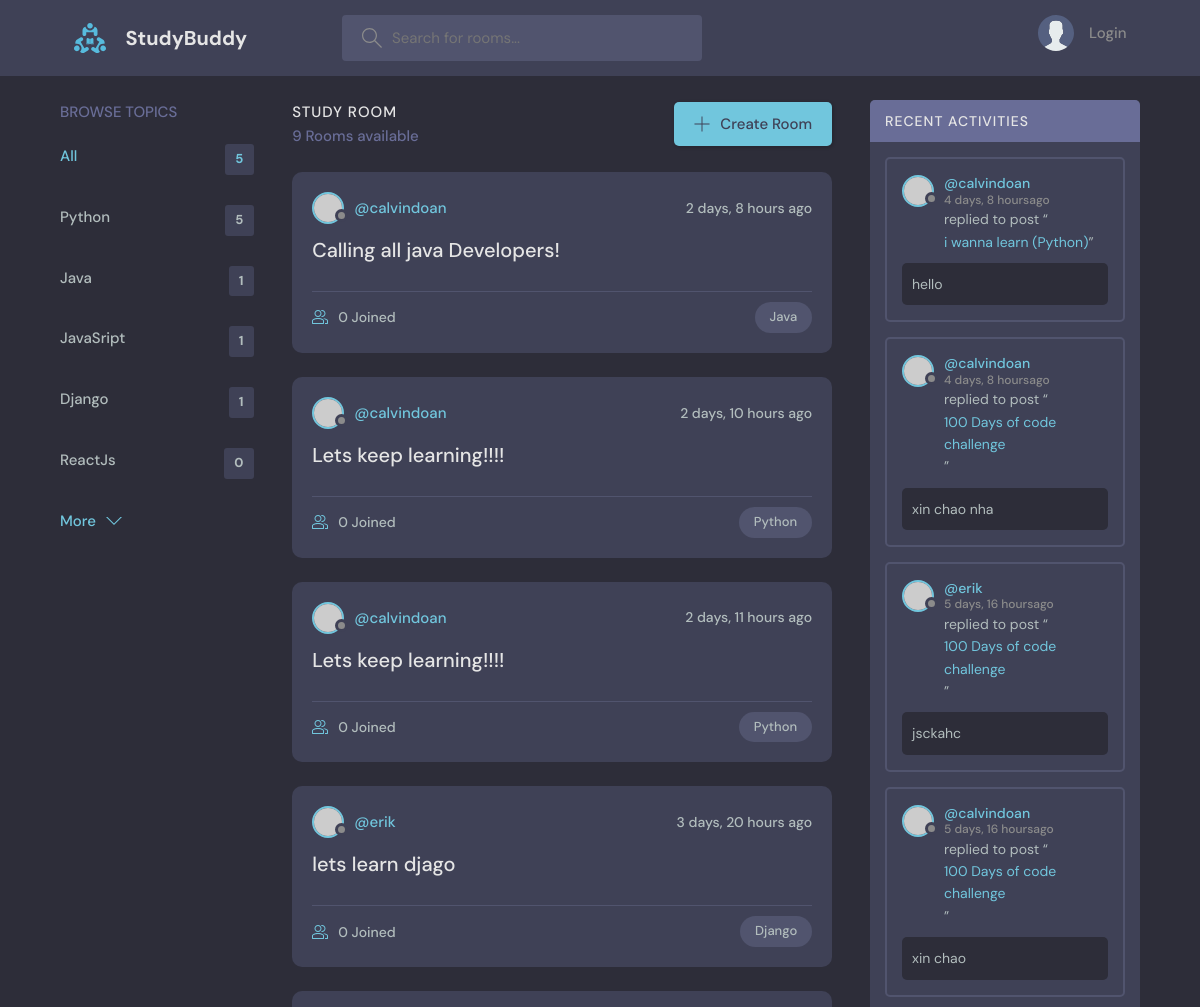
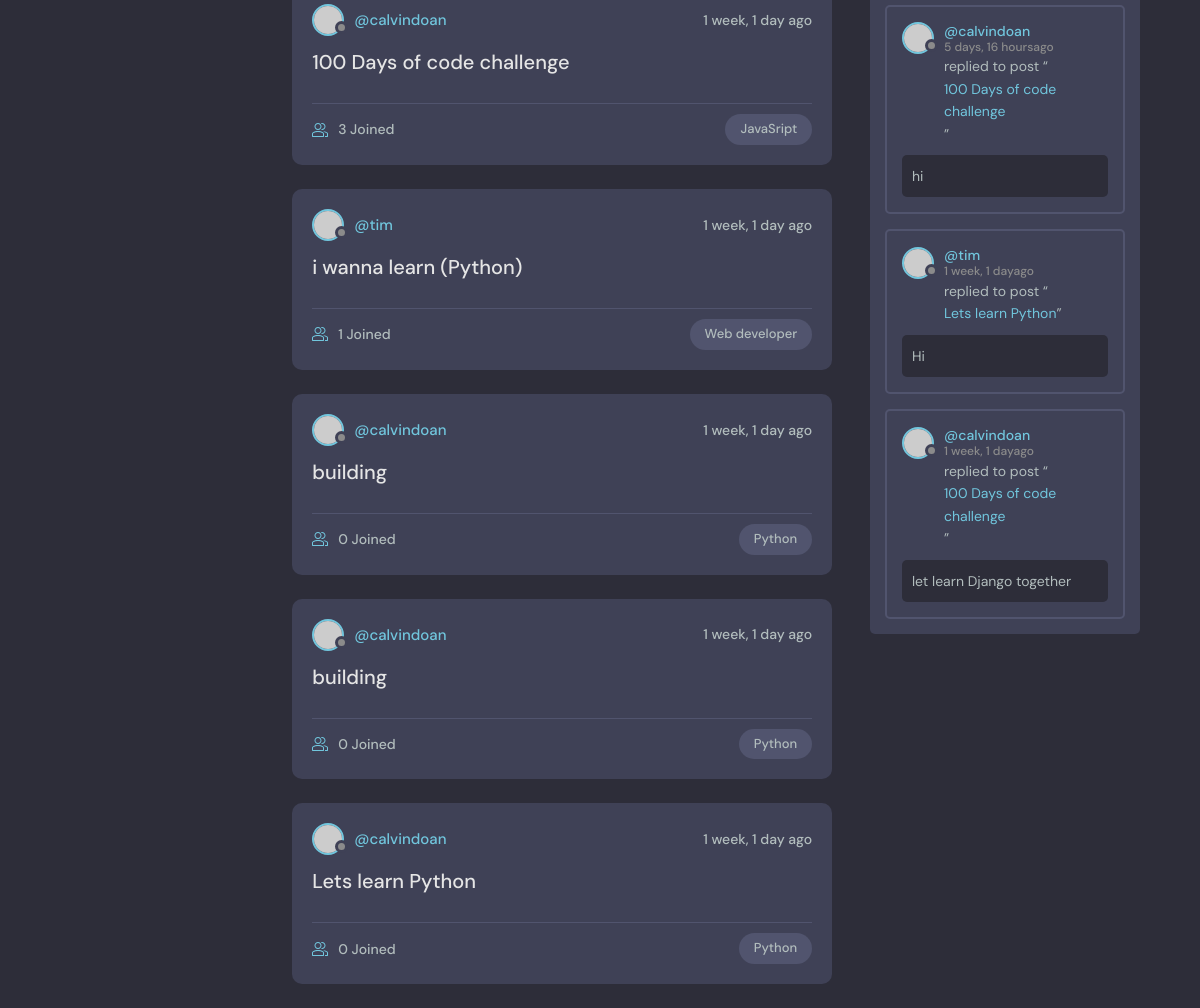
Before: / with the older database file (2 pictures, top to bottom).
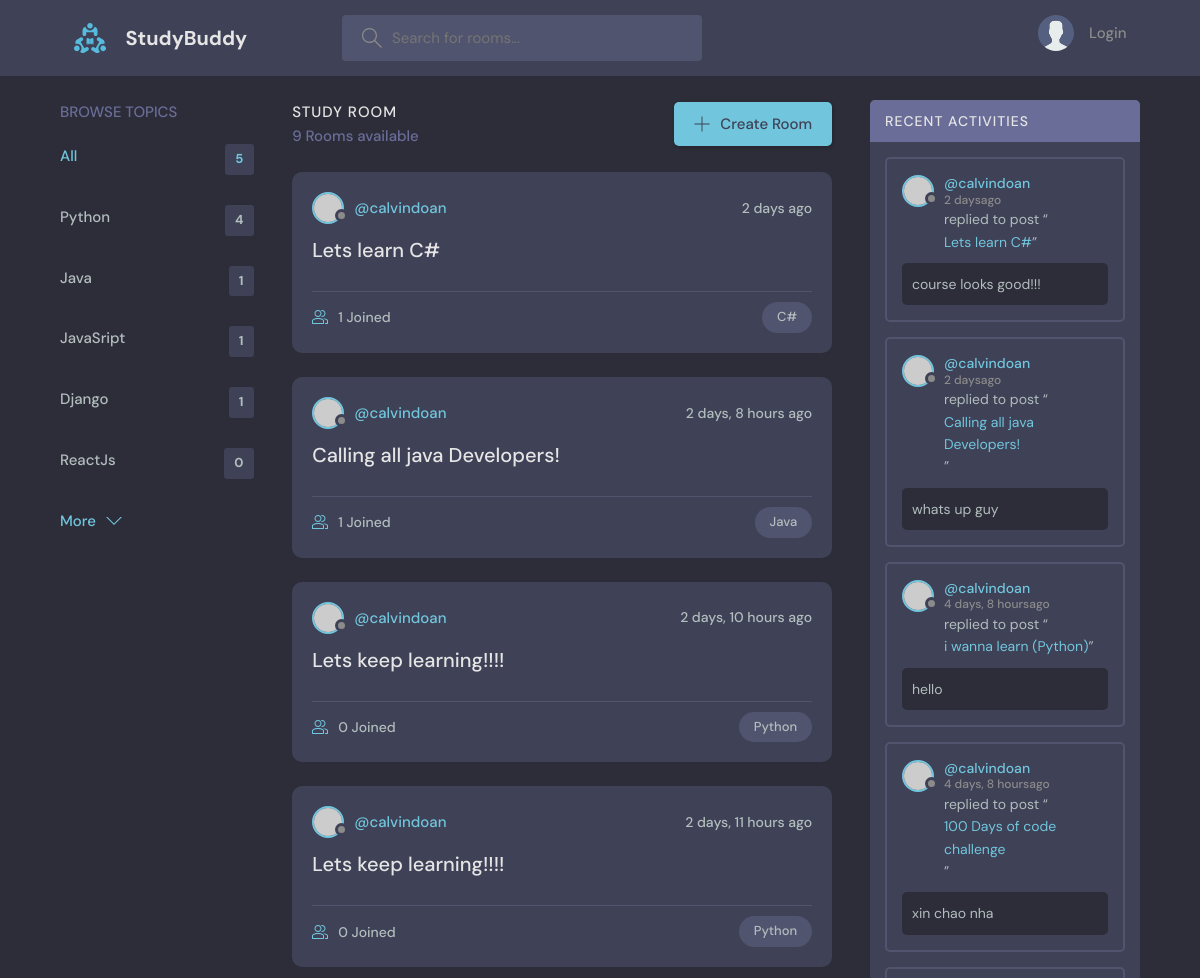
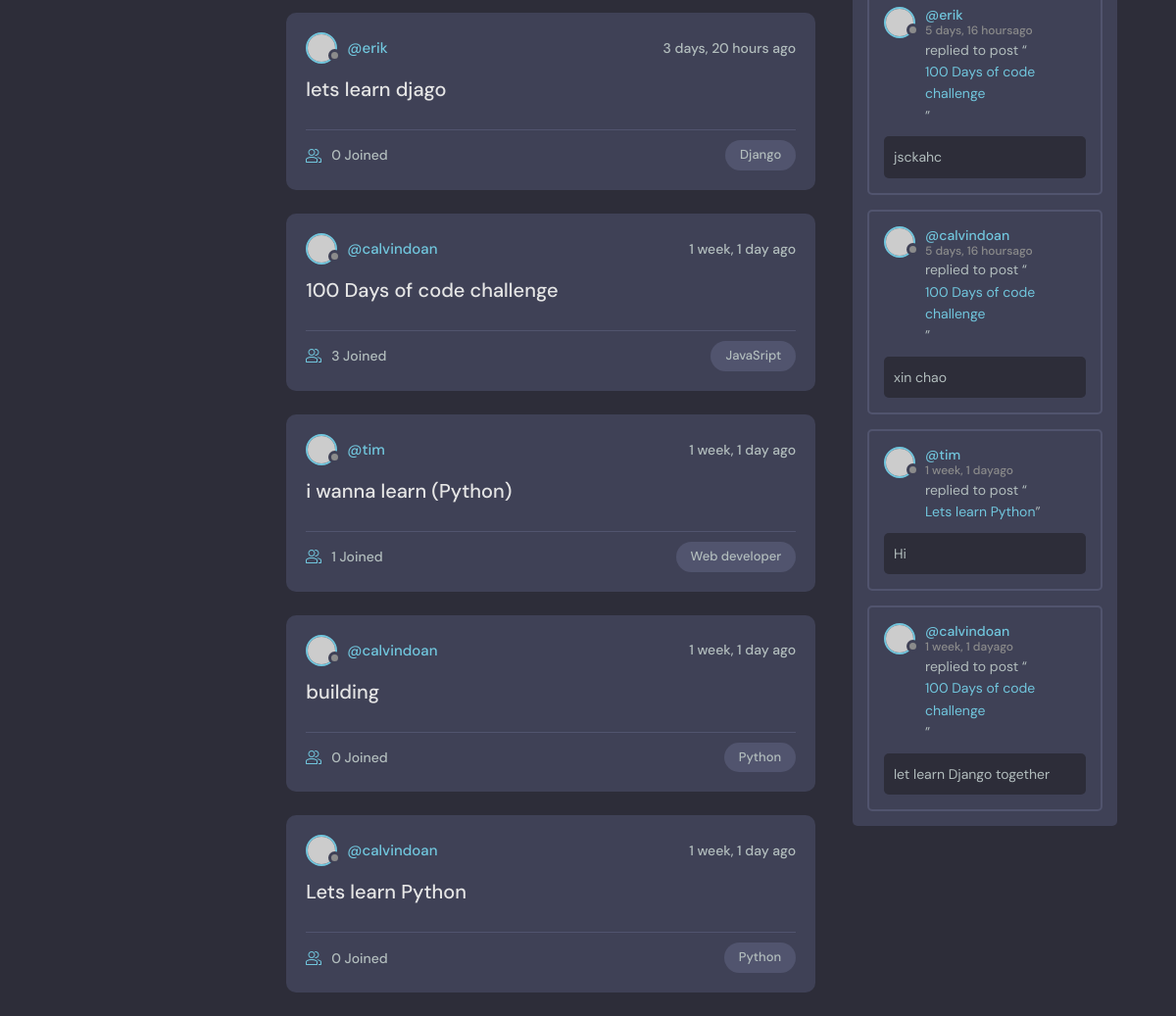
After: the same page with the newer database file (2 pictures, top to bottom).
### base/models.py (models this page shows, shortened)
class Topic(models.Model):
    name = models.CharField(max_length=200)

class Room(models.Model):
    host = models.ForeignKey(User, on_delete=models.SET_NULL, null=True)
    topic = models.ForeignKey(Topic , on_delete=models.SET_NULL, null=True)
    name = models.CharField(max_length=200)
    description = models.TextField(null=True, blank=True)
    participants = models.ManyToManyField(User, related_name='participants', blank=True)
    created = models.DateTimeField(auto_now_add=True) # created object time
    updated = models.DateTimeField(auto_now=True) # updating the time after update object
    class Meta:
        ordering = ['-updated', '-created']

class Message(models.Model):
    user = models.ForeignKey(User, on_delete=models.CASCADE)
    room = models.ForeignKey(Room, on_delete=models.CASCADE)
    body = models.TextField()
    created = models.DateTimeField(auto_now_add=True)
    updated = models.DateTimeField(auto_now=True)

### base/views.py (the view)
# urls.py: path('', views.home, name='home'),
def home(request):
    q= request.GET.get('q') if request.GET.get('q') != None else ''
    rooms = Room.objects.filter(Q(topic__name__icontains=q) |
                                Q(name__icontains=q) |
                                Q(description__icontains=q)
                                )
    room_number = rooms.count()
    topics = Topic.objects.all()[:5]
    room_messages = Message.objects.filter(Q(room__topic__name__icontains=q)).order_by('-created')
    context = {'rooms':rooms, 'topics': topics, 'room_number':room_number, 'room_messages':room_messages}
    return render(request, 'base/home.html', context)

### base/templates/base/home.html
{% extends 'main.html' %}
{% block content %}
<main class="layout layout--3">
  <div class="container">
    {% include 'base/topics_component.html' %}
    {% include 'base/feed_component.html' %}
    {% include 'base/activities_component.html' %}
  </div>
</main>
{% endblock content %}

### base/templates/base/topics_component.html
    <div class="topics">
      <div class="topics__header">
        <h2>Browse Topics</h2>
      </div>
      <ul class="topics__list">
        <li>
          <a href="{% url 'home' %}" class="active">All <span>{{topics.count}}</span></a>
        </li>
        {% for topic in topics %}
        <li>
          <a href="{% url 'home' %}?q={{topic.name}}">{{topic.name}} <span>{{topic.room_set.all.count}}</span></a>
        </li>
        {% endfor %}
      </ul>
      <a class="btn btn--link" href="{% url 'topics' %}">
        More
        <svg version="1.1" xmlns="http://www.w3.org/2000/svg" width="32" height="32" viewBox="0 0 32 32">
          <title>chevron-down</title>
          <path d="M16 21l-13-13h-3l16 16 16-16h-3l-13 13z"></path>
        </svg>
      </a>
    </div>

### base/templates/base/feed_component.html (shortened to what this page needs)
<div class="roomList">
  <div class="roomList__header">
    <div>
      <h2>Study Room</h2>
      <p>{{room_number}} Rooms available</p>
    </div>
    <a class="btn btn--main" href="{% url 'create-room' %}">
      <svg version="1.1" xmlns="http://www.w3.org/2000/svg" width="32" height="32" viewBox="0 0 32 32">
        <title>add</title>
        <path d="M16.943 0.943h-1.885v14.115h-14.115v1.885h14.115v14.115h1.885v-14.115h14.115v-1.885h-14.115v-14.115z">
        </path>
      </svg>
      Create Room
    </a>
  </div>
  {% for room in rooms %}
  <div class="roomListRoom">
    <div class="roomListRoom__header">
      <a href="{% url 'user-profile' room.host.id %}" class="roomListRoom__author">
        <div class="avatar avatar--small">
          <img src="https://randomuser.me/api/portraits/women/11.jpg" />
        </div>
        <span>@{{room.host.username}}</span>
      </a>
      <div class="roomListRoom__actions">
        <span>{{room.created|timesince}} ago</span>
      </div>
    </div>
    <div class="roomListRoom__content">
      <a href="{% url 'room' room.id %}">{{room.name}}</a>
    </div>
    <div class="roomListRoom__meta">
      <a href="{% url 'room' room.id %}" class="roomListRoom__joined">
        {{room.participants.all.count}} Joined
      </a>
      <p class="roomListRoom__topic">{{room.topic.name}}</p>
    </div>
  </div>
  {% endfor %}
</div>

### base/templates/base/activities_component.html (shortened to what this page needs)
<div class="activities">
    <div class="activities__header">
        <h2>Recent Activities</h2>
    </div>
    {% for message in room_messages%}
    <div class="activities__box">
        <div class="activities__boxHeader roomListRoom__header">
            <a href="{% url 'user-profile' message.user.id %}" class="roomListRoom__author">
                <div class="avatar avatar--small">
                    <img src="https://randomuser.me/api/portraits/women/11.jpg" />
                </div>
                <p>
                    @{{message.user.username}}
                    <span>{{message.created|timesince}}ago</span>
                </p>
            </a>
        </div>
        <div class="activities__boxContent">
            <p>replied to post “<a href="{% url 'room' message.room.id %}">{{message.room.name}}</a>”</p>
            <div class="activities__boxRoomContent">
                <p>{{message.body}}</p>
            </div>
        </div>
    </div>
    {% endfor %}
</div>

Changed rows visible on the page:
removed Room: host.username "calvindoan", created "1 week, 1 day", name "building", participants.all.count "0", topic.name "Python"
removed Message: user.username "calvindoan", created "5 days, 16 hours", room.name "100 Days of code challenge", body "hi"
computed for Topic "Python": room_set.all.count "5" → "4"
added Room: host.username "calvindoan", created "2 days", name "Lets learn C#", participants.all.count "1", topic.name "C#"
computed for Room "Calling all java Developers!": participants.all.count "0" → "1"
added Message: user.username "calvindoan", created "2 days", room.name "Lets learn C#", body "course looks good!!!"
added Message: user.username "calvindoan", created "2 days", room.name "Calling all java Developers!", body "whats up guy"
